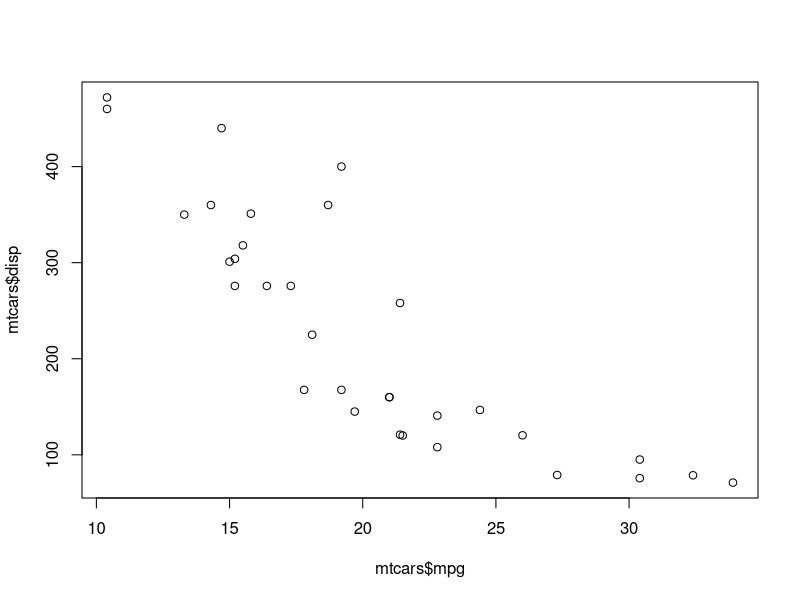
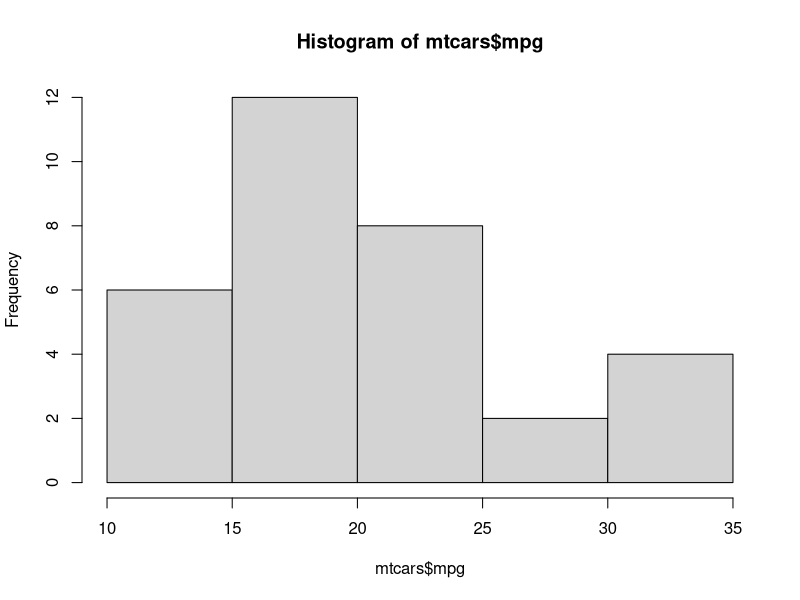

Here is the R script that generated these plots, in order: (Note: this script raises an error after producing the figures.)
mtcars

plot(mtcars$mpg, mtcars$disp)
hist(mtcars$mpg,8)

mtcars %>%
  ggplot(
    mapping = aes(x = mpg, y = disp)
  ) +
  geom_point(color = "blue")

mtcars
